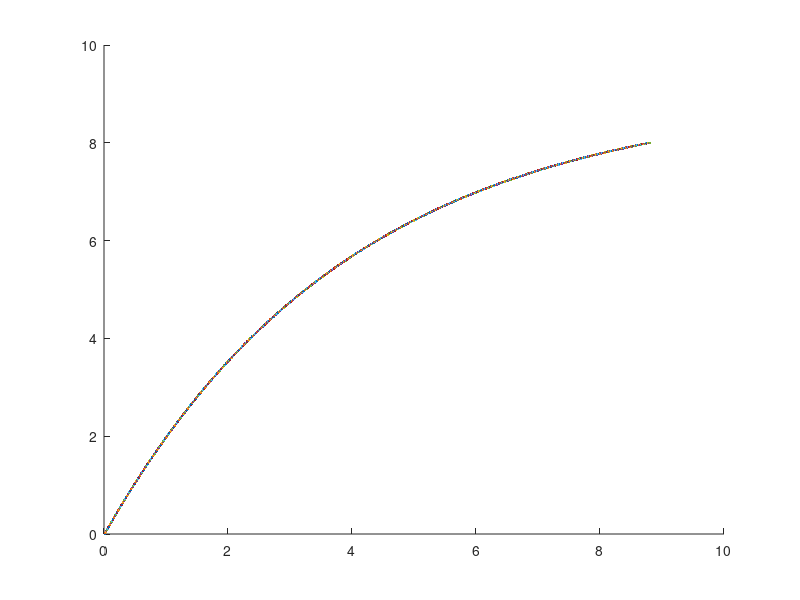

Write the MATLAB code that produced this figure.
% Question 3.2
% Circuits

T =0; 
R =4; 
C =1;
V =9;
Q =0; 
increment = 0.01;

hold on; 
while Q<8
    display(sprintf('Time: %d\nCharge: %d\n', T,Q)); 
    Q = C*V*(1-exp(-T/(R*C))); 
   
    T = T + increment; 
    plot(T,Q); 
    
end; 
